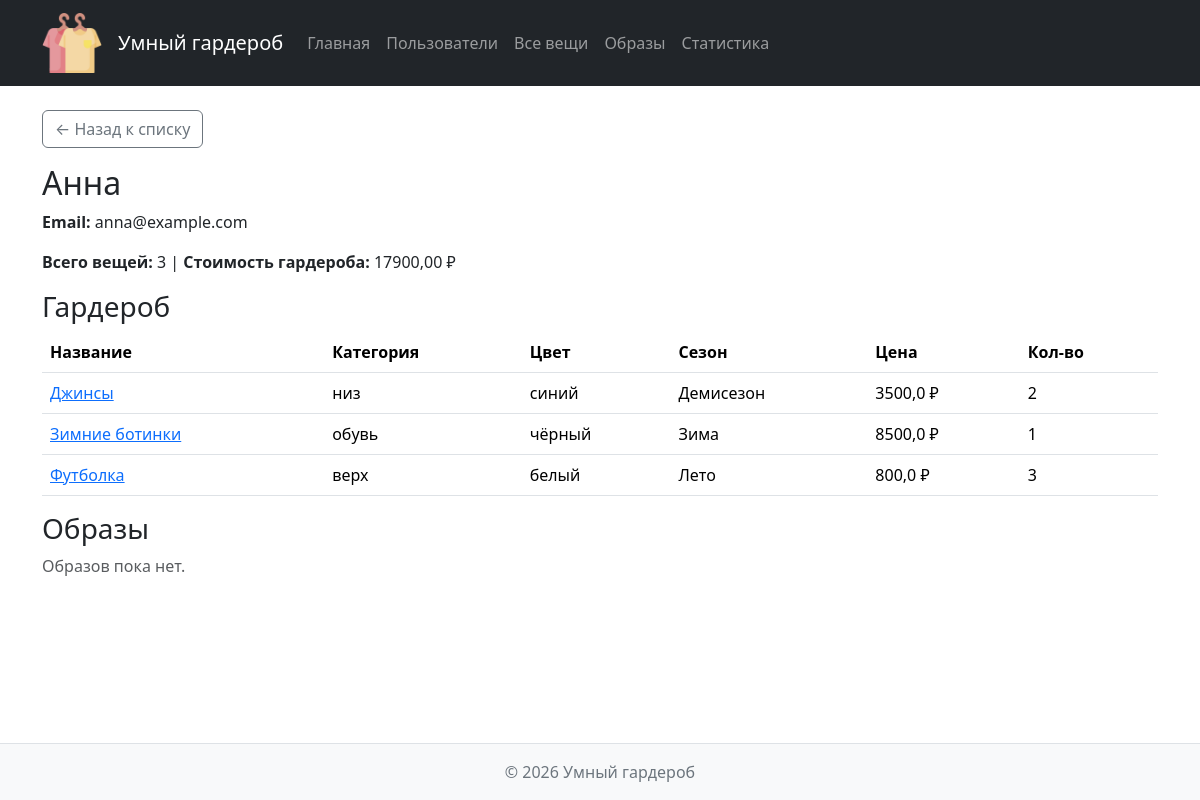
The page /users/1/ on the database its author committed.
### accounts/views.py (the view)
# urls.py: path("<int:user_id>/", views.user_detail, name="user_detail"),
def user_detail(request, user_id):
    conn = get_connection()
    conn.row_factory = sqlite3.Row
    user = conn.execute(
        """
        SELECT u.*,
        COUNT(ci.id) AS items_count,
        COALESCE(SUM(ci.price * ci.quantity), 0) AS total_cost
        FROM users u
        LEFT JOIN clothing_items ci ON u.id = ci.user_id
        WHERE u.id = ?
        GROUP BY u.id
        """,
        [user_id],
    ).fetchone()
    if user is None:
        conn.close()
        return render(request, "accounts/404.html", status=404)
    clothing_items = conn.execute(
        """
        SELECT ci.id, ci.name, ci.color, ci.price, ci.quantity,
               cat.name AS category_name,
               CASE ci.season
                   WHEN 'summer' THEN 'Лето'
                   WHEN 'winter' THEN 'Зима'
                   WHEN 'demiseason' THEN 'Демисезон'
                   WHEN 'all_season' THEN 'Всесезон'
                   ELSE ci.season
               END AS season_display,
               CASE ci.style
                   WHEN 'casual' THEN 'Повседневный'
                   WHEN 'formal' THEN 'Деловой'
                   WHEN 'sport' THEN 'Спортивный'
                   WHEN 'street' THEN 'Уличный'
                   WHEN 'classic' THEN 'Классический'
                   WHEN 'romantic' THEN 'Романтический'
                   ELSE ci.style
               END AS style_display
        FROM clothing_items ci
        LEFT JOIN categories cat ON ci.category_id = cat.id
        WHERE ci.user_id = ?
        ORDER BY ci.name
        """,
        [user_id],
    ).fetchall()
    conn.close()
    return render(
        request,
        "accounts/user_detail.html",
        {
            "user": user,
            "clothing_items": clothing_items,
        }
    )

### db/database.py (called while the page is built)
def get_connection():
    conn = sqlite3.connect(DB_PATH)
    conn.execute("PRAGMA foreign_keys = ON")
    conn.row_factory = sqlite3.Row
    return conn

### accounts/templates/accounts/user_detail.html (shortened to what this page needs)
{% extends 'base.html' %}
{% block content %}
<a href="{% url 'accounts:user_list' %}" class="btn btn-outline-secondary mb-3">← Назад к списку</a>
<h2>{{ user.name }}</h2>
<p><strong>Email:</strong> {{ user.email }}</p>
<p>
    <strong>Всего вещей:</strong> {{ user.items_count }} |
    <strong>Стоимость гардероба:</strong> {{ user.total_cost|floatformat:2 }} ₽
</p>
<h3>Гардероб</h3>
{% if clothing_items %}
<table class="table">
    <thead>
        <tr>
            <th>Название</th>
            <th>Категория</th>
            <th>Цвет</th>
            <th>Сезон</th>
            <th>Цена</th>
            <th>Кол-во</th>
        </tr>
    </thead>
    <tbody>
        {% for item in clothing_items %}
        <tr>
            <td><a href="{% url 'wardrobe:clothing_detail' item.id %}">{{ item.name }}</a></td>
            <td>{{ item.category_name|default:"—" }}</td>
            <td>{{ item.color }}</td>
            <td>{{ item.season_display }}</td>
            <td>{{ item.price }} ₽</td>
            <td>{{ item.quantity }}</td>
        </tr>
        {% endfor %}
    </tbody>
</table>
{% else %}
<p class="text-muted">Гардероб пуст.</p>
{% endif %}
<h3>Образы</h3>
{% if outfits %}
    {% for outfit in outfits %}
    <div class="card mb-2">
        <div class="card-body">
            <a href="{% url 'outfits:outfit_detail' outfit.id %}">{{ outfit.name }}</a>
            <span class="text-muted">{{ outfit.occasion }}</span>
        </div>
    </div>
    {% endfor %}
{% else %}
<p class="text-muted">Образов пока нет.</p>
{% endif %}
{% endblock %}

### homepage/static/homepage/css/style.css (style rules this page uses)
body { min-height: 100vh; display: flex; flex-direction: column; }

### rows shown on the page
users: name "Анна", email "anna@example.com"
clothing_items: name "Джинсы", category_name "низ", color "синий", season_display "Демисезон", price "3500,0", quantity "2"
clothing_items: name "Зимние ботинки", category_name "обувь", color "чёрный", season_display "Зима", price "8500,0", quantity "1"
clothing_items: name "Футболка", category_name "верх", color "белый", season_display "Лето", price "800,0", quantity "3"

### other values the page prints
{{ user.items_count }} "3"
{{ user.total_cost|floatformat:2 }} "17900,00"
